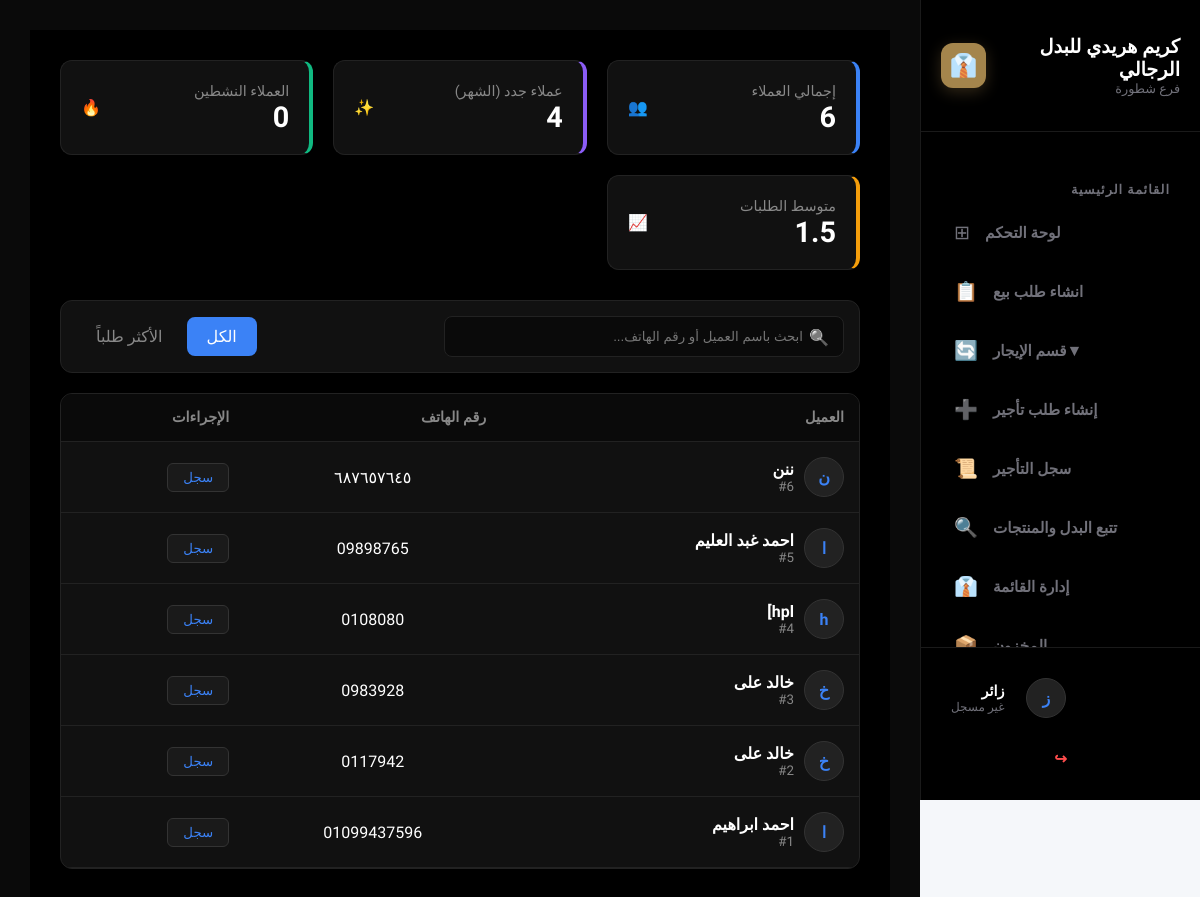
The page /pos/customer-management/ on the database its author committed.
### pos/models.py (models this page shows, shortened)
class Customer(models.Model):
    name = models.CharField(max_length=400, verbose_name="اسم العميل")
    mobil = models.CharField(max_length=15)
    address = models.CharField(max_length=1000, verbose_name="عنوان العميل")
    number_of_orders = models.PositiveIntegerField(default=0)

### pos/views.py (the view)
# urls.py: path('customer-management/', views.customer_management, name='customer_management'),
def customer_management(request):
    search_query = request.GET.get('search', '')
    filter_tab = request.GET.get('tab', 'all')
    page_number = request.GET.get('page', 1)
    customers_list = Customer.objects.all().order_by('-id')
    if search_query:
        customers_list = customers_list.filter(
            Q(name__icontains=search_query) | Q(mobil__icontains=search_query)
        )
    if filter_tab == 'frequent':
        customers_list = customers_list.order_by('-number_of_orders')
    elif filter_tab == 'new':
        customers_list = customers_list.order_by('-id')[:50]
    total_customers = Customer.objects.count()
    new_customers_this_month = Customer.objects.filter(number_of_orders__lte=1).count()
    active_customers = Customer.objects.filter(number_of_orders__gt=5).count()
    avg_orders = Customer.objects.aggregate(Avg('number_of_orders'))['number_of_orders__avg'] or 0
    paginator = Paginator(customers_list, 10)
    page_obj = paginator.get_page(page_number)
    context = {
        'customers': page_obj,
        'total_customers': total_customers,
        'new_customers_count': new_customers_this_month,
        'active_customers': active_customers,
        'avg_orders': round(avg_orders, 1),
        'search_query': search_query,
        'current_tab': filter_tab,
    }
    return render(request, 'pos/customer_management.html', context)

### accounts/context_processors.py (called while the page is built)
def notifications_processor(request):
    if request.user.is_authenticated:
        notifications = Notification.objects.filter(user=request.user, is_deleted=False).order_by('-created_at')[:10]
    else:
        notifications = []
    return {'notifications': notifications}

### templates/pos/customer_management.html (shortened to what this page needs)
{% extends 'base.html' %}
{% load static %}
{% block extra_css %}
<link rel="stylesheet" href="{% static 'css/customers.css' %}">
{% endblock %}
{% block content %}
<div class="admin-container">
    <section class="stats-grid">
        <div class="stat-card card-blue">
            <div class="stat-info">
                <span class="stat-label">إجمالي العملاء</span>
                <strong class="stat-value">{{ total_customers }}</strong>
            </div>
            <div class="stat-icon">👥</div>
        </div>
        <div class="stat-card card-purple">
            <div class="stat-info">
                <span class="stat-label">عملاء جدد (الشهر)</span>
                <strong class="stat-value">{{ new_customers_count }}</strong>
            </div>
            <div class="stat-icon">✨</div>
        </div>
        <div class="stat-card card-green">
            <div class="stat-info">
                <span class="stat-label">العملاء النشطين</span>
                <strong class="stat-value">{{ active_customers }}</strong>
            </div>
            <div class="stat-icon">🔥</div>
        </div>
        <div class="stat-card card-orange">
            <div class="stat-info">
                <span class="stat-label">متوسط الطلبات</span>
                <strong class="stat-value">{{ avg_orders }}</strong>
            </div>
            <div class="stat-icon">📈</div>
        </div>
    </section>
    <section class="filter-section">
        <form method="GET" class="search-wrapper">
            <div class="search-input-container">
                <input type="text" name="search" placeholder="ابحث باسم العميل أو رقم الهاتف..." value="{{ search_query }}">
                <span class="search-i">🔍</span>
            </div>
        </form>
        <div class="filter-tabs">
            <a href="?tab=all" class="tab-btn {% if current_tab == 'all' %}active{% endif %}">الكل</a>
            <a href="?tab=frequent" class="tab-btn {% if current_tab == 'frequent' %}active{% endif %}">الأكثر طلباً</a>
        </div>
    </section>
    <div class="table-wrapper">
        <table class="data-table">
            <thead>
                <tr>
                    <th>العميل</th>
                    <th>رقم الهاتف</th>
                    <th>الإجراءات</th>
                </tr>
            </thead>
            <tbody>
                {% for customer in customers %}
                <tr>
                    <td>
                        <div class="user-info-cell">
                            <div class="user-avatar">{{ customer.name|slice:":1" }}</div>
                            <div class="user-details">
                                <strong>{{ customer.name }}</strong>
                                <small>#{{ customer.id }}</small>
                            </div>
                        </div>
                    </td>
                    <td class="text-center">{{ customer.mobil }}</td>
                    <td>
                        <div class="actions-btns">
                            <button class="btn-details" onclick="window.location.href='{% url 'customer_history' customer.id %}'">سجل</button>
                        </div>
                    </td>
                </tr>
                {% endfor %}
            </tbody>
        </table>
    </div>
</div>
{% endblock %}

### static/css/sidebar.css (style rules this page uses)
:root { --accent-gold: #a4854c; --surface-dark: #111111; --bg-active: #1c1c1c; --text-gold: #bc9c65; --text-white: #ffffff; --text-dim: #71717a; --sidebar-width: 280px; }
.user-avatar { width: 38px; height: 38px; background: #262626; border: 1px solid #333; border-radius: 10px; display: flex; align-items: center; justify-content: center; color: var(--accent-gold); font-weight: bold; }

### static/css/customers.css (style rules this page uses)
:root { --bg-body: #000000; --bg-card: #111111; --bg-input: #0a0a0a; --border-color: #222222; --text-main: #ffffff; --text-muted: #888888; --primary-blue: #3b82f6; --danger-red: #ff4d4d; }
.admin-container { background-color: var(--bg-body); min-height: 100vh; padding: 30px; direction: rtl; color: var(--text-main); }
.stats-grid { display: grid; grid-template-columns: repeat(auto-fit, minmax(200px, 1fr)); gap: 20px; margin-bottom: 30px; }
.stat-card { background: var(--bg-card); border: 1px solid var(--border-color); padding: 20px; border-radius: 12px; display: flex; justify-content: space-between; align-items: center; }
.card-blue { border-right: 4px solid #3b82f6; }
.card-purple { border-right: 4px solid #8b5cf6; }
.card-green { border-right: 4px solid #10b981; }
.card-orange { border-right: 4px solid #f59e0b; }
.stat-value { font-size: 1.8rem; font-weight: bold; display: block; color: var(--text-main); }
.stat-label { color: var(--text-muted); font-size: 0.9rem; }
.filter-section { display: flex; justify-content: space-between; align-items: center; background: var(--bg-card); padding: 15px; border-radius: 12px; margin-bottom: 20px; border: 1px solid var(--border-color); }
.search-input-container { position: relative; width: 400px; }
.search-input-container input { width: 100%; background: var(--bg-input); border: 1px solid var(--border-color); padding: 12px 40px 12px 15px; border-radius: 8px; color: white; }
.search-i { position: absolute; right: 15px; top: 12px; filter: grayscale(1); }
.tab-btn { padding: 10px 20px; color: var(--text-muted); text-decoration: none; border-radius: 8px; transition: 0.3s; }
.tab-btn.active { background: var(--primary-blue); color: white; }
.table-wrapper { background: var(--bg-card); border-radius: 12px; border: 1px solid var(--border-color); overflow: hidden; }
.data-table { width: 100%; border-collapse: collapse; }
.data-table th { background: #0a0a0a; color: var(--text-muted); padding: 15px; text-align: right; font-size: 0.9rem; border-bottom: 1px solid var(--border-color); }
.data-table td { padding: 15px; border-bottom: 1px solid var(--border-color); }
.user-avatar { width: 40px; height: 40px; background: #222; border-radius: 50%; display: flex; align-items: center; justify-content: center; font-weight: bold; color: var(--primary-blue); margin-left: 10px; }
.user-info-cell { display: flex; align-items: center; }
.user-details small { color: var(--text-muted); display: block; }
.btn-details { background: #1a1a1a; color: #3b82f6; border: 1px solid #333; padding: 6px 15px; border-radius: 6px; cursor: pointer; }
.text-center { text-align: center; }

### templates/base.html (style rules this page uses)
* { margin: 0; padding: 0; box-sizing: border-box; }
body { font-family: 'Cairo', sans-serif; background-color: #f5f7fa; margin: 0; padding-right: 280px; min-height: 100vh; }

### rows shown on the page
Customer: name "ن", name "ننن", id "6", mobil "٦٨٧٦٥٧٦٤٥"
Customer: name "ا", name "احمد غبد العليم", id "5", mobil "09898765"
Customer: name "h", name "hpl]", id "4", mobil "0108080"
Customer: name "خ", name "خالد على", id "3", mobil "0983928"
Customer: name "خ", name "خالد على", id "2", mobil "0117942"
Customer: name "ا", name "احمد ابراهيم", id "1", mobil "01099437596"

### other values the page prints
{{ total_customers }} "6"
{{ new_customers_count }} "4"
{{ active_customers }} "0"
{{ avg_orders }} "1.5"
